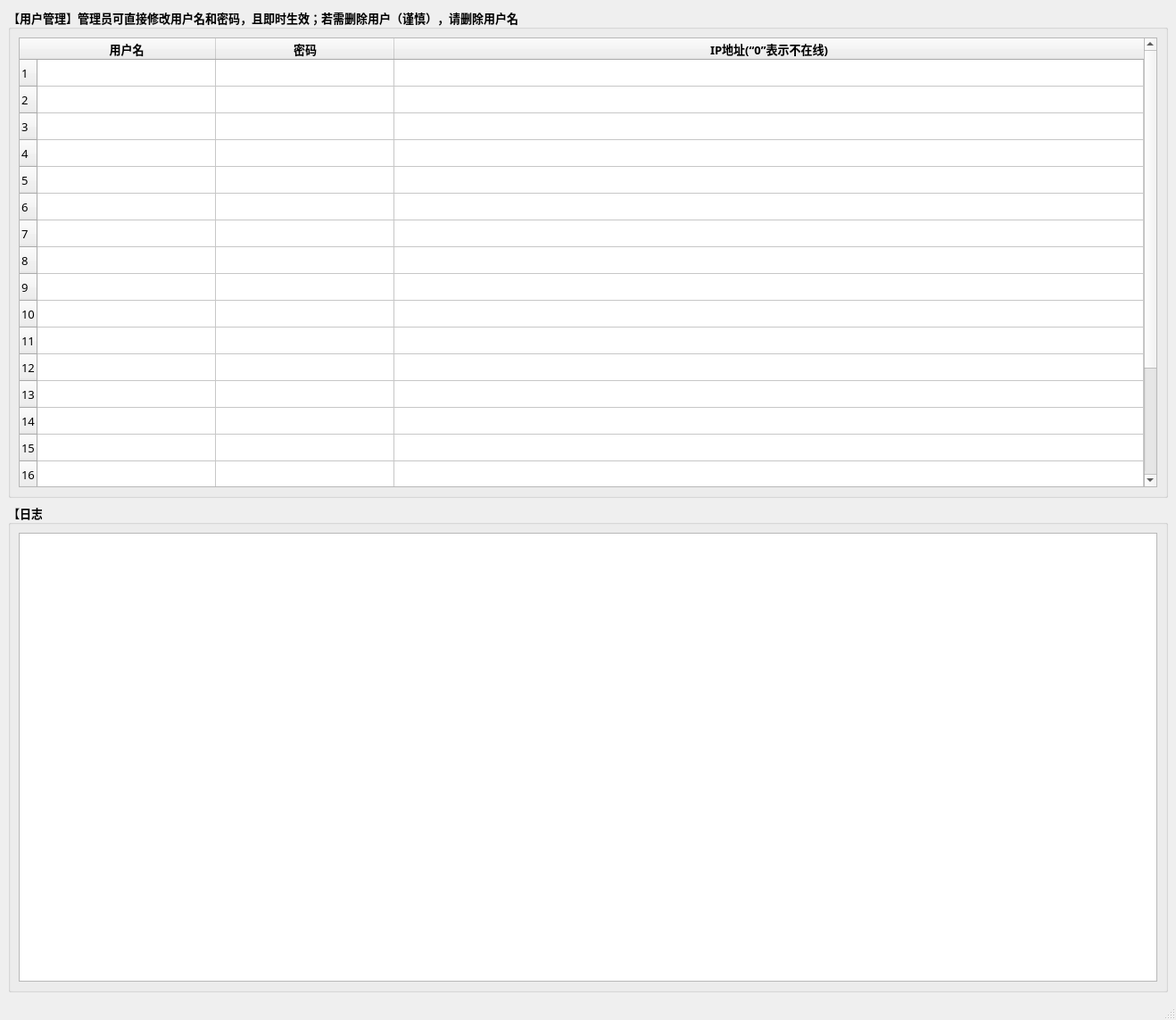
<?xml version="1.0" encoding="UTF-8"?>
<ui version="4.0">
 <class>MainWindow</class>
 <widget class="QMainWindow" name="MainWindow">
  <property name="geometry">
   <rect>
    <x>0</x>
    <y>0</y>
    <width>1318</width>
    <height>1143</height>
   </rect>
  </property>
  <property name="windowTitle">
   <string>即时通信应用系统-服务端</string>
  </property>
  <widget class="QWidget" name="centralwidget">
   <layout class="QGridLayout" name="gridLayout">
    <item row="0" column="0">
     <widget class="QGroupBox" name="groupBox">
      <property name="font">
       <font>
        <family>Agency FB</family>
        <pointsize>10</pointsize>
        <weight>75</weight>
        <bold>true</bold>
       </font>
      </property>
      <property name="title">
       <string>【用户管理】管理员可直接修改用户名和密码，且即时生效；若需删除用户（谨慎），请删除用户名。</string>
      </property>
      <layout class="QGridLayout" name="gridLayout_2">
       <item row="0" column="0">
        <widget class="QTableWidget" name="tableWidget">
         <property name="font">
          <font>
           <family>Agency FB</family>
           <pointsize>10</pointsize>
           <weight>50</weight>
           <bold>false</bold>
          </font>
         </property>
         <property name="sortingEnabled">
          <bool>true</bool>
         </property>
         <property name="rowCount">
          <number>20</number>
         </property>
         <attribute name="horizontalHeaderCascadingSectionResizes">
          <bool>true</bool>
         </attribute>
         <attribute name="horizontalHeaderDefaultSectionSize">
          <number>200</number>
         </attribute>
         <attribute name="horizontalHeaderShowSortIndicator" stdset="0">
          <bool>true</bool>
         </attribute>
         <attribute name="horizontalHeaderStretchLastSection">
          <bool>true</bool>
         </attribute>
         <attribute name="verticalHeaderShowSortIndicator" stdset="0">
          <bool>false</bool>
         </attribute>
         <row/>
         <row/>
         <row/>
         <row/>
         <row/>
         <row/>
         <row/>
         <row/>
         <row/>
         <row/>
         <row/>
         <row/>
         <row/>
         <row/>
         <row/>
         <row/>
         <row/>
         <row/>
         <row/>
         <row/>
         <column>
          <property name="text">
           <string>用户名</string>
          </property>
          <property name="font">
           <font>
            <pointsize>10</pointsize>
            <weight>75</weight>
            <bold>true</bold>
           </font>
          </property>
         </column>
         <column>
          <property name="text">
           <string>密码</string>
          </property>
          <property name="font">
           <font>
            <pointsize>10</pointsize>
            <weight>75</weight>
            <bold>true</bold>
           </font>
          </property>
         </column>
         <column>
          <property name="text">
           <string>IP地址(“0”表示不在线)</string>
          </property>
          <property name="font">
           <font>
            <pointsize>10</pointsize>
            <weight>75</weight>
            <bold>true</bold>
           </font>
          </property>
         </column>
        </widget>
       </item>
      </layout>
     </widget>
    </item>
    <item row="1" column="0">
     <widget class="QGroupBox" name="groupBox_2">
      <property name="font">
       <font>
        <family>Agency FB</family>
        <pointsize>10</pointsize>
        <weight>75</weight>
        <bold>true</bold>
       </font>
      </property>
      <property name="title">
       <string>【日志】</string>
      </property>
      <layout class="QGridLayout" name="gridLayout_3">
       <item row="0" column="0">
        <widget class="QTextBrowser" name="textBrowser"/>
       </item>
      </layout>
     </widget>
    </item>
   </layout>
  </widget>
  <widget class="QStatusBar" name="statusbar"/>
  <action name="action_5">
   <property name="text">
    <string>仅今天</string>
   </property>
  </action>
  <action name="action_6">
   <property name="text">
    <string>所有</string>
   </property>
  </action>
  <action name="action_3">
   <property name="text">
    <string>仅在线</string>
   </property>
  </action>
  <action name="action_4">
   <property name="text">
    <string>所有</string>
   </property>
  </action>
  <action name="action_1">
   <property name="text">
    <string>仅在线</string>
   </property>
  </action>
  <action name="action_2">
   <property name="text">
    <string>所有</string>
   </property>
  </action>
  <action name="action_logger">
   <property name="text">
    <string>日志</string>
   </property>
  </action>
 </widget>
 <resources/>
 <connections/>
</ui>
